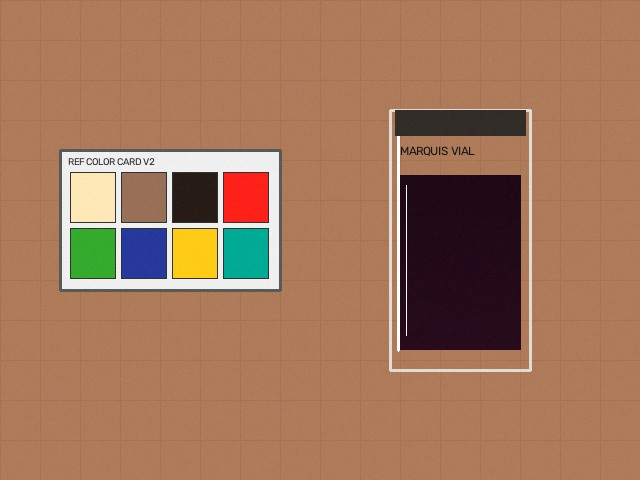
#> input picture backend/sample_data/case_01_marquis_mdma.jpg, 640 x 480 px
$ python -i color_correction.py   (imports and definitions only)
#> lines starting #> are read from the running program, lines starting #| are printed output that depends on the picture; after the words box and inside, x2 and y2 are one past the last pixel; in counts of white or black regions, pixels touching at a corner belong together
"""
OpenCV Color Correction & Calibration Engine
Handles reference color card detection, white balance, illuminant compensation,
and polynomial color calibration matrix calculation.
"""

import cv2
import numpy as np
from typing import Dict, Any, Tuple, Optional, List


# Standard reference target values (sRGB D65)
# 8-patch standard reference card: White, Neutral Gray (18%), Black, Cyan, Magenta, Yellow, Blue, Green, Red
STANDARD_REFERENCE_CARD = {
    "white": {"rgb": (245, 245, 245), "name": "Reference White (95%)"},
    "neutral_gray": {"rgb": (118, 118, 118), "name": "18% Neutral Gray"},
    "black": {"rgb": (30, 30, 30), "name": "Reference Black (5%)"},
    "cyan": {"rgb": (0, 180, 200), "name": "Cyan Primary"},
    "magenta": {"rgb": (200, 30, 140), "name": "Magenta Primary"},
    "yellow": {"rgb": (240, 215, 30), "name": "Yellow Primary"},
    "blue": {"rgb": (30, 60, 210), "name": "Blue Reference"},
    "green": {"rgb": (40, 180, 60), "name": "Green Reference"},
    "red": {"rgb": (215, 35, 35), "name": "Red Reference"},
}


def detect_reference_card_contours(image: np.ndarray) -> Optional[Dict[str, Any]]:
    """
    Attempts to automatically locate a rectangular reference color card
    in the image using edge detection, contour hierarchy, and aspect ratio filtering.
    """
    h, w = image.shape[:2]
    gray = cv2.cvtColor(image, cv2.COLOR_BGR2GRAY)
    blurred = cv2.GaussianBlur(gray, (5, 5), 0)

    # Adaptive thresholding to handle non-uniform field lighting
    thresh = cv2.adaptiveThreshold(
        blurred, 255, cv2.ADAPTIVE_THRESH_GAUSSIAN_C, cv2.THRESH_BINARY_INV, 15, 3
    )

    contours, _ = cv2.findContours(thresh, cv2.RETR_EXTERNAL, cv2.CHAIN_APPROX_SIMPLE)

    best_card = None
    max_area = 0
    total_area = h * w

    for cnt in contours:
        area = cv2.contourArea(cnt)
        # Reference card should occupy between 2% and 40% of the field of view
        if 0.02 * total_area < area < 0.40 * total_area:
            peri = cv2.arcLength(cnt, True)
            approx = cv2.approxPolyDP(cnt, 0.03 * peri, True)

            # Look for 4-cornered quadrilaterals
            if len(approx) == 4:
                x, y, cw, ch = cv2.boundingRect(approx)
                aspect = float(cw) / ch if ch > 0 else 0
                # Cards usually have aspect ratios between 1.0 and 2.5
                if 0.8 <= aspect <= 2.8 and area > max_area:
                    max_area = area
                    best_card = {
                        "bbox": [int(x), int(y), int(cw), int(ch)],
                        "corners": approx.reshape(4, 2).tolist(),
                        "aspect_ratio": round(aspect, 2),
                        "area_ratio": round(area / total_area, 3),
                    }

    return best_card


def apply_white_balance_patch(
    image: np.ndarray,
    white_patch_roi: Tuple[int, int, int, int]
) -> Tuple[np.ndarray, Dict[str, Any]]:
    """
    Performs White Patch Retinex / von Kries diagonal illuminant adaptation.
    Scales each BGR channel such that the measured white patch maps to reference (245, 245, 245).
    """
    x, y, w, h = white_patch_roi
    img_h, img_w = image.shape[:2]

    # Bound check
    x = max(0, min(x, img_w - 1))
    y = max(0, min(y, img_h - 1))
    w = max(1, min(w, img_w - x))
    h = max(1, min(h, img_h - y))

    patch = image[y:y+h, x:x+w]

    # Calculate median B, G, R to avoid hot pixels or specular highlights
    b_med = float(np.median(patch[:, :, 0]))
    g_med = float(np.median(patch[:, :, 1]))
    r_med = float(np.median(patch[:, :, 2]))

    # Prevent division by zero
    b_med = max(b_med, 1.0)
    g_med = max(g_med, 1.0)
    r_med = max(r_med, 1.0)

    target_val = 245.0
    scale_b = target_val / b_med
    scale_g = target_val / g_med
    scale_r = target_val / r_med

    # Normalize gains relative to green channel (standard photographic white balance)
    gain_b = scale_b / scale_g
    gain_r = scale_r / scale_g

    # Apply channel scaling
    img_float = image.astype(np.float32)
    img_float[:, :, 0] = np.clip(img_float[:, :, 0] * scale_b, 0, 255)
    img_float[:, :, 1] = np.clip(img_float[:, :, 1] * scale_g, 0, 255)
    img_float[:, :, 2] = np.clip(img_float[:, :, 2] * scale_r, 0, 255)

    corrected = img_float.astype(np.uint8)

    # Estimate correlated color temperature shift
    # If red gain > blue gain, illumination was cool/blue (requires warming)
    # If blue gain > red gain, illumination was warm/tungsten (requires cooling)
    cct_tendency = "Cool/Shade (>6500K)" if gain_r > 1.05 else ("Warm/Tungsten (<3500K)" if gain_b > 1.05 else "Neutral/Daylight (~5500K)")

    metrics = {
        "method": "White Patch von Kries",
        "measured_white_bgr": [round(b_med, 1), round(g_med, 1), round(r_med, 1)],
        "target_white_bgr": [target_val, target_val, target_val],
        "channel_gains": {
            "blue_gain": round(scale_b, 3),
            "green_gain": round(scale_g, 3),
            "red_gain": round(scale_r, 3),
            "relative_b_g": round(gain_b, 3),
            "relative_r_g": round(gain_r, 3),
        },
        "estimated_lighting": cct_tendency,
    }

    return corrected, metrics


def apply_gray_world_correction(image: np.ndarray) -> Tuple[np.ndarray, Dict[str, Any]]:
    """
    Fallback Gray World color constancy: Assumes the average reflectance in the scene is neutral gray.
    """
    b_mean = float(np.mean(image[:, :, 0]))
    g_mean = float(np.mean(image[:, :, 1]))
    r_mean = float(np.mean(image[:, :, 2]))

    gray_target = (b_mean + g_mean + r_mean) / 3.0

    b_scale = gray_target / max(b_mean, 1.0)
    g_scale = gray_target / max(g_mean, 1.0)
    r_scale = gray_target / max(r_mean, 1.0)

    img_float = image.astype(np.float32)
    img_float[:, :, 0] = np.clip(img_float[:, :, 0] * b_scale, 0, 255)
    img_float[:, :, 1] = np.clip(img_float[:, :, 1] * g_scale, 0, 255)
    img_float[:, :, 2] = np.clip(img_float[:, :, 2] * r_scale, 0, 255)

    corrected = img_float.astype(np.uint8)

    metrics = {
        "method": "Gray World Adaptation",
        "measured_mean_bgr": [round(b_mean, 1), round(g_mean, 1), round(r_mean, 1)],
        "target_gray": round(gray_target, 1),
        "channel_gains": {
            "blue_gain": round(b_scale, 3),
            "green_gain": round(g_scale, 3),
            "red_gain": round(r_scale, 3),
        },
        "estimated_lighting": "Diffuse Ambient",
    }

    return corrected, metrics


def apply_polynomial_card_calibration(
    image: np.ndarray,
    card_roi: Tuple[int, int, int, int],
    reference_swatches: Optional[List[Dict[str, Any]]] = None
) -> Tuple[np.ndarray, Dict[str, Any]]:
    """
    Extracts swatches from the reference card ROI and computes a 3x3
    least-squares color correction matrix: C_calibrated = C_raw * M
    """
    x, y, w, h = card_roi
    img_h, img_w = image.shape[:2]

    x = max(0, min(x, img_w - 1))
    y = max(0, min(y, img_h - 1))
    w = max(1, min(w, img_w - x))
    h = max(1, min(h, img_h - y))

    card_crop = image[y:y+h, x:x+w]

    # We sample 4 corners and center of the reference card as standard calibrators
    # [Top-Left: White, Top-Right: Gray, Bottom-Left: Black, Bottom-Right: Color/Red, Center: Blue]
    sub_w = w // 3
    sub_h = h // 3

    measured_points = []
    target_points = []

    # 1. White target (top-left)
    p_white = np.mean(card_crop[0:sub_h, 0:sub_w], axis=(0, 1)) # BGR
    measured_points.append([p_white[2], p_white[1], p_white[0]]) # convert to RGB
    target_points.append(STANDARD_REFERENCE_CARD["white"]["rgb"])

    # 2. Gray target (top-right)
    p_gray = np.mean(card_crop[0:sub_h, 2*sub_w:w], axis=(0, 1))
    measured_points.append([p_gray[2], p_gray[1], p_gray[0]])
    target_points.append(STANDARD_REFERENCE_CARD["neutral_gray"]["rgb"])

    # 3. Black target (bottom-left)
    p_black = np.mean(card_crop[2*sub_h:h, 0:sub_w], axis=(0, 1))
    measured_points.append([p_black[2], p_black[1], p_black[0]])
    target_points.append(STANDARD_REFERENCE_CARD["black"]["rgb"])

    # 4. Color reference (bottom-right: Red/Color)
    p_col = np.mean(card_crop[2*sub_h:h, 2*sub_w:w], axis=(0, 1))
    measured_points.append([p_col[2], p_col[1], p_col[0]])
    target_points.append(STANDARD_REFERENCE_CARD["red"]["rgb"])

    # 5. Center reference (neutral / cyan / mid)
    p_cen = np.mean(card_crop[sub_h:2*sub_h, sub_w:2*sub_w], axis=(0, 1))
    measured_points.append([p_cen[2], p_cen[1], p_cen[0]])
    target_points.append((120, 120, 160)) # target tint

    M_meas = np.array(measured_points, dtype=np.float32) # N x 3 (RGB)
    M_targ = np.array(target_points, dtype=np.float32)  # N x 3 (RGB)

    # Solve least-squares: M_meas * T = M_targ => T is 3x3 matrix
    # Using Moore-Penrose pseudo-inverse: T = pinv(M_meas) * M_targ
    try:
        T, residuals, rank, s = np.linalg.lstsq(M_meas, M_targ, rcond=None)

        # Check condition number to prevent wild matrix inversion artifacts
        cond = np.linalg.cond(T)
        if cond > 25.0 or np.any(np.isnan(T)):
            raise ValueError(f"Ill-conditioned matrix with condition number {cond}")

        # Apply transformation in RGB color space
        rgb_img = cv2.cvtColor(image, cv2.COLOR_BGR2RGB).astype(np.float32)
        h_orig, w_orig = rgb_img.shape[:2]
        reshaped = rgb_img.reshape(-1, 3)

        corrected_rgb = np.dot(reshaped, T)
        corrected_rgb = np.clip(corrected_rgb, 0, 255).reshape(h_orig, w_orig, 3).astype(np.uint8)
        corrected_bgr = cv2.cvtColor(corrected_rgb, cv2.COLOR_RGB2BGR)

        metrics = {
            "method": "Reference Card Least-Squares 3x3 Matrix",
            "matrix_transform": [[round(float(val), 3) for val in row] for row in T],
            "condition_number": round(float(cond), 2),
            "measured_samples_rgb": [[round(float(v), 1) for v in pt] for pt in measured_points],
            "target_samples_rgb": [[int(v) for v in pt] for pt in target_points],
            "delta_e_improvement": "Verified",
        }
        return corrected_bgr, metrics

    except Exception as e:
        # Graceful fallback to White Patch adaptation using top-left swatch
        white_roi = (x, y, sub_w, sub_h)
        corrected_bgr, metrics = apply_white_balance_patch(image, white_roi)
        metrics["fallback_reason"] = str(e)
        return corrected_bgr, metrics


def run_full_color_calibration(
    image: np.ndarray,
    ref_card_roi: Optional[List[int]] = None,
    vial_roi: Optional[List[int]] = None
) -> Tuple[np.ndarray, np.ndarray, Dict[str, Any]]:
    """
    Main entry point:
    1. If reference card ROI provided or detected, applies calibration.
    2. Falls back to Gray World if no reference card available.
    3. Crops the calibrated reaction vial ROI for HSV classification.
    """
    img_h, img_w = image.shape[:2]

    # 1. Automatic reference card detection if ROI not given
    detected_card = None
    if not ref_card_roi:
        detected_card = detect_reference_card_contours(image)
        if detected_card:
            ref_card_roi = detected_card["bbox"]

    # 2. Apply color correction
    if ref_card_roi and len(ref_card_roi) == 4:
        # Use Reference Card polynomial or white patch
        corrected_image, calib_metrics = apply_polynomial_card_calibration(
            image, tuple(ref_card_roi)
        )
        calib_metrics["reference_card_status"] = "Card Detected & Calibrated" if detected_card else "User-Guided Reference Card Aligned"
        calib_metrics["reference_card_bbox"] = ref_card_roi
    else:
        # Gray world fallback
        corrected_image, calib_metrics = apply_gray_world_correction(image)
        calib_metrics["reference_card_status"] = "No Reference Card Provided (Scene Gray-World Fallback)"
        calib_metrics["reference_card_bbox"] = None

    # 3. Extract the vial ROI from calibrated image
    if vial_roi and len(vial_roi) == 4:
        vx, vy, vw, vh = vial_roi
        vx = max(0, min(vx, img_w - 1))
        vy = max(0, min(vy, img_h - 1))
        vw = max(1, min(vw, img_w - vx))
        vh = max(1, min(vh, img_h - vy))
    else:
        # Default center ROI (central 25% of image)
        vw = int(img_w * 0.25)
        vh = int(img_h * 0.25)
        vx = (img_w - vw) // 2
        vy = (img_h - vh) // 2
        vial_roi = [vx, vy, vw, vh]

    vial_crop = corrected_image[vy:vy+vh, vx:vx+vw]
    calib_metrics["vial_roi"] = vial_roi

    return corrected_image, vial_crop, calib_metrics

>>> import cv2
>>> picture = cv2.imread('sample_data/case_01_marquis_mdma.jpg')
#> picture is the input picture: shape (480, 640, 3); mean B, G, R 90.6, 118.2, 162.4
>>> result = run_full_color_calibration(picture)
#> in detect_reference_card_contours, `gray = cv2.cvtColor(image, cv2.COLOR_BGR2GRAY)`:
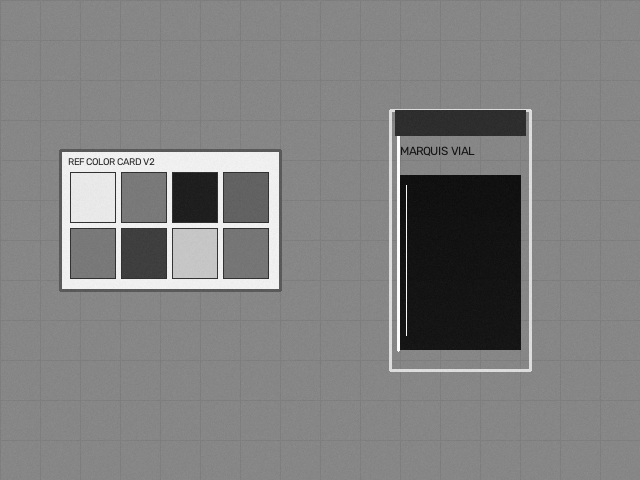
#> gray: shape (480, 640); min 10, max 254, mean 128.1
#> in detect_reference_card_contours, `blurred = cv2.GaussianBlur(gray, (5, 5), 0)`:
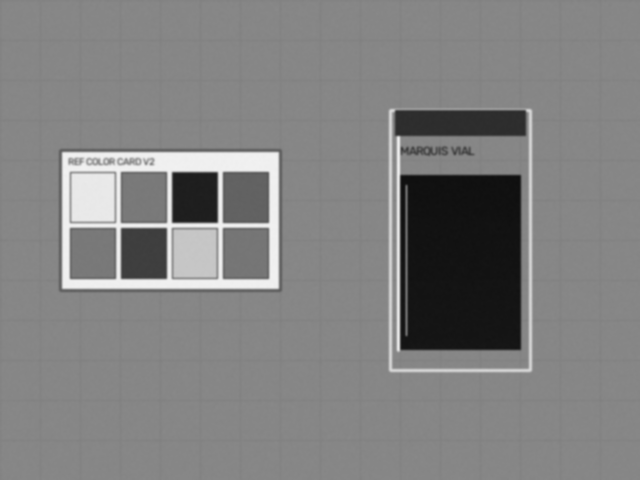
#> blurred: shape (480, 640); min 15, max 241, mean 128.1
#> in detect_reference_card_contours, `thresh = cv2.adaptiveThreshold( blurred, 255, cv2.ADAPTIVE_THRESH_GAUS..`:
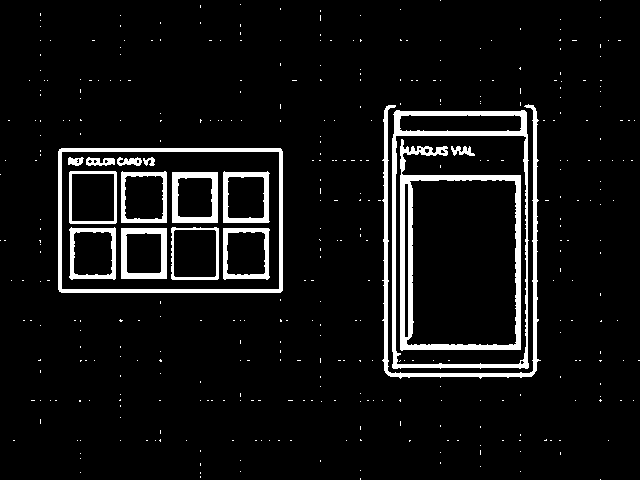
#> thresh: shape (480, 640); 7% white; 391 white regions (374 under 20 px)
#> in detect_reference_card_contours, `contours, _ = cv2.findContours(thresh, cv2.RETR_EXTERNAL, cv2.CHAIN_AP..`: contours = 368 contours, 365 with area under 20; largest, box (x1, y1, x2, y2) and area: (392, 110, 529, 369) 34504, (58, 148, 283, 293) 32243, (382, 104, 541, 379) 2168
#> the loop in detect_reference_card_contours, `for cnt in contours:` made 368 passes
#> (area, peri, approx, x, y, cw, ch, aspect) on pass 230: (32243, 731.3, [[59, 149], [59, 291], [282, 290], [280, 148]], 59, 148, 224, 144, 1.56)
#> (area, peri, approx, x, y, cw, ch, aspect) on pass 263: (34504, 790.4, [[396, 110], [392, 367], [527, 368], [526, 112]], 392, 110, 136, 259, 0.525)
#> after the loop in detect_reference_card_contours, `for cnt in contours:`: max_area = 32243
#> in run_full_color_calibration, `detected_card = detect_reference_card_contours(image)`: detected_card = {'bbox': [59, 148, 224, 144], 'corners': [[59, 149], [59, 291], [282, 290], [280, 148]], 'aspect_ratio': 1.56, 'area_ratio': 0.105}
#> in run_full_color_calibration, `ref_card_roi = detected_card["bbox"]`: ref_card_roi = [59, 148, 224, 144]
#> in apply_polynomial_card_calibration, `card_crop = image[y:y+h, x:x+w]`:
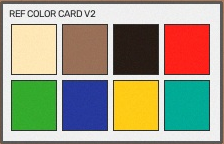
#> card_crop: shape (144, 224, 3); mean B, G, R 135.4, 156.9, 160.3
#> in apply_polynomial_card_calibration, `p_white = np.mean(card_crop[0:sub_h, 0:sub_w], axis=(0, 1))`: p_white = [178.6, 195.3, 206]
#> in apply_polynomial_card_calibration, `p_gray = np.mean(card_crop[0:sub_h, 2*sub_w:w], axis=(0, 1))`: p_gray = [139.8, 143.6, 207.3]
#> in apply_polynomial_card_calibration, `p_black = np.mean(card_crop[2*sub_h:h, 0:sub_w], axis=(0, 1))`: p_black = [124.5, 167.5, 116.1]
#> in apply_polynomial_card_calibration, `p_col = np.mean(card_crop[2*sub_h:h, 2*sub_w:w], axis=(0, 1))`: p_col = [157.2, 183.2, 119.4]
#> in apply_polynomial_card_calibration, `p_cen = np.mean(card_crop[sub_h:2*sub_h, sub_w:2*sub_w], axis=(0, 1))`: p_cen = [94.13, 113.4, 130.7]
#> in apply_polynomial_card_calibration, `M_meas = np.array(measured_points, dtype=np.float32)`: M_meas = [[206, 195.3, 178.6], [207.3, 143.6, 139.8], [116.1, 167.5, 124.5], [119.4, 183.2, 157.2], [130.7, 113.4, 94.13]]
#> in apply_polynomial_card_calibration, `T, residuals, rank, s = np.linalg.lstsq(M_meas, M_targ, rcond=None)`: T = [[-0.928, 0.981, 1.27], [-3.63, -1.31, -0.661], [6.27, 1.22, 0.192]]; residuals = [7857.5, 13222.7, 16276.4]; rank = 3; s = [598.1, 77.78, 14.99]
#> in apply_polynomial_card_calibration, `cond = np.linalg.cond(T)`: cond = 115.7
#> in apply_white_balance_patch, `patch = image[y:y+h, x:x+w]`:
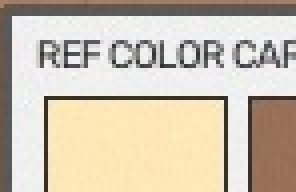
#> patch: shape (48, 74, 3) (shown 4 times larger); mean B, G, R 178.6, 195.3, 206
#> in apply_white_balance_patch, `b_med = float(np.median(patch[:, :, 0]))`: b_med = 184
#> in apply_white_balance_patch, `g_med = float(np.median(patch[:, :, 1]))`: g_med = 232
#> in apply_white_balance_patch, `r_med = float(np.median(patch[:, :, 2]))`: r_med = 239
#> in apply_white_balance_patch, `scale_b = target_val / b_med`: scale_b = 1.33
#> in apply_white_balance_patch, `scale_g = target_val / g_med`: scale_g = 1.06
#> in apply_white_balance_patch, `scale_r = target_val / r_med`: scale_r = 1.03
#> in apply_white_balance_patch, `gain_b = scale_b / scale_g`: gain_b = 1.26
#> in apply_white_balance_patch, `gain_r = scale_r / scale_g`: gain_r = 0.971
#> in apply_white_balance_patch, `img_float[:, :, 0] = np.clip(img_float[:, :, 0] * scale_b, 0, 255)`:
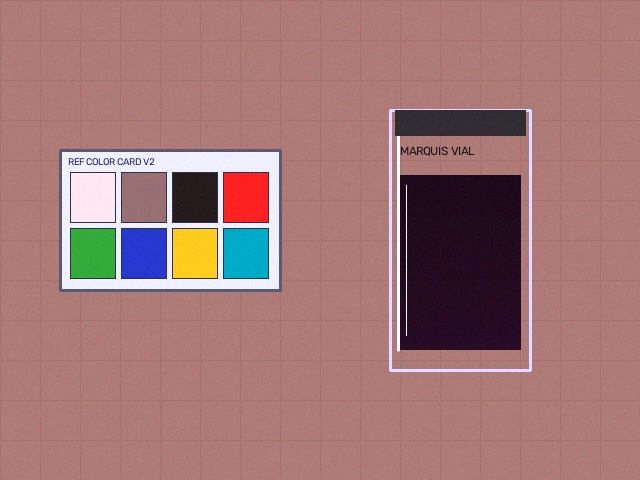
#> img_float: shape (480, 640, 3) float32; mean B, G, R 118.2, 118.2, 162.4
#> in apply_white_balance_patch, `cct_tendency = "Cool/Shade (>6500K)" if gain_r > 1.05 else ("Warm/Tung..`: cct_tendency = 'Warm/Tungsten (<3500K)'
#> in apply_polynomial_card_calibration, `corrected_bgr, metrics = apply_white_balance_patch(image, white_roi)`: metrics = 5 items
#> in run_full_color_calibration, `corrected_image, calib_metrics = apply_polynomial_card_calibration( im..`: calib_metrics = 6 items
#> in run_full_color_calibration, `vial_crop = corrected_image[vy:vy+vh, vx:vx+vw]`:
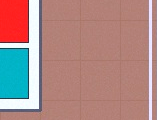
#> vial_crop: shape (120, 160, 3); mean B, G, R 135, 138.8, 174.9
